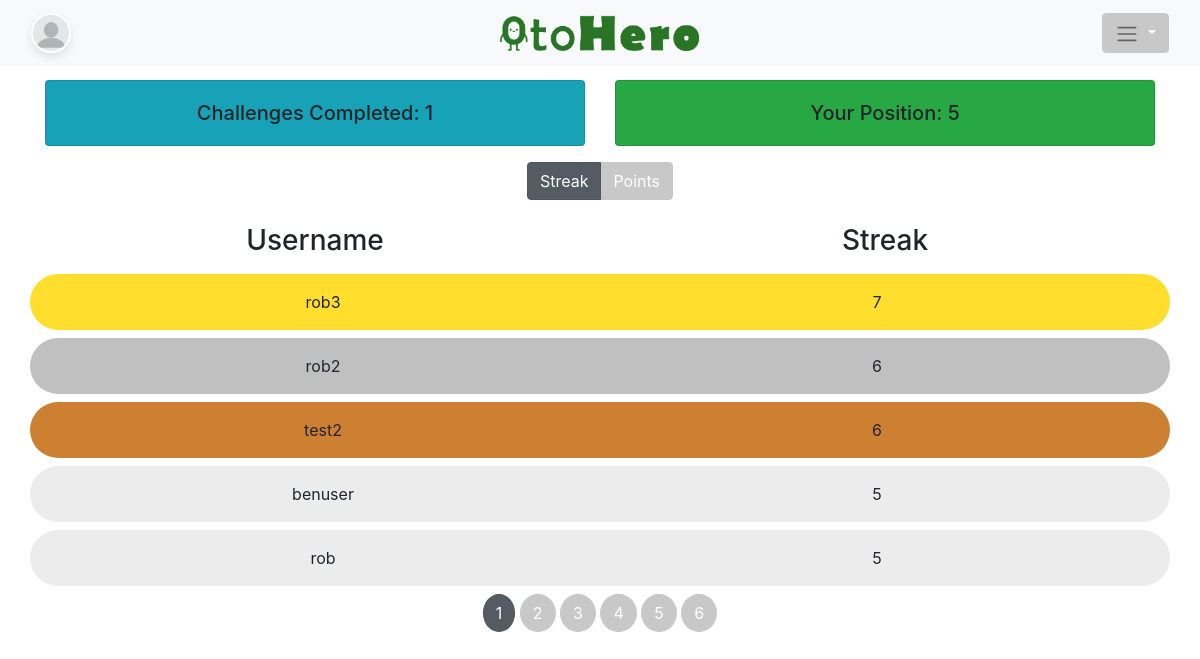
Screenshot of /project/leaderboard/ (signed in) with the database file from the repository.
### project/models.py (models this page shows)
class CustomUser(AbstractUser):
    streak = models.PositiveIntegerField(default=0)
    best_streak =  models.PositiveIntegerField(default=0)
    coins = models.PositiveIntegerField(default=0)
    profile_picture = models.CharField(max_length=25, default="blank.jpeg")
    is_gamekeeper = models.BooleanField(default=False)

### project/views.py (the view)
# urls.py: path('leaderboard/', views.leaderboard, name='leaderboard'),
@login_required
def leaderboard(request, metric="streak"):
    users = CustomUser.objects.all()
    users_by_streak = list(users.order_by("-streak"))
    position_of_current_user = 0
    past_current_user = False
    data = []
    entries_per_page = 5
    for i, user in enumerate(users_by_streak):
        if i != 0 and user.streak != users_by_streak[i - 1].streak and not past_current_user:
            position_of_current_user += 1
            if user == request.user:
                past_current_user = True
        user_challenges = UserChallenges.objects.filter(user=user)
        overall_user_points = 0
        this_week_points = 0
        last_week_points = 0
        this_months_points = 0
        last_months_points = 0
        for uc in user_challenges:
            datetime_now = datetime.now()
            if uc.submitted.isocalendar()[1] == datetime_now.isocalendar()[1]:
                this_week_points += uc.points
            elif uc.submitted.isocalendar()[1] - 1 == datetime_now.isocalendar()[1] - 1:
                last_week_points += uc.points
            if uc.submitted.month == datetime_now.month:
                this_months_points += uc.points
            elif uc.submitted.month - 1 == datetime_now.month - 1:
                last_months_points += uc.points
            overall_user_points += uc.points
        data.append({
            "username": user.username,
            "streak": user.streak,
            "points": overall_user_points if overall_user_points else 0,
            "this weeks points": this_week_points,
            "last weeks points": last_week_points,
            "this months points": this_months_points,
            "last months points": last_months_points
        })
    context = {
        'entries': data,
        'user_position': position_of_current_user + 1,
        'first_page': data[:5],
        'num_pages': range(math.ceil(len(users) / entries_per_page)),
        'num_challenges_completed': {
            "username": request.user.username,
            "challenges_completed": UserChallenges.objects.filter(user=request.user).count(),
            "challenges_completed this weeks points": UserChallenges.objects.filter(user=request.user, submitted__week=
            datetime.now().isocalendar()[1]).count(),
            "challenges_completed this months points": UserChallenges.objects.filter(user=request.user,
                                                                                     submitted__month=datetime.now().month).count()
        }
    }
    return render(request, 'project/leaderboard.html', context)

### project/templates/project/leaderboard.html (shortened to what this page needs)
{% extends 'base.html' %}
{% block content %}
<div class="leaderboard-container">
    <div class="container mt-3">
        <div class="row">
            <div class="col">
                <div class="card bg-info">
                    <div class="card-body">
                        <h5 class="card-text" id="challenges_completed_text">Challenges Completed: {{num_challenges_completed.challenges_completed}}</h5>
                    </div>
                </div>
            </div>
            <div class="col">
                <div class="card bg-success">
                    <div class="card-body">
                        <h5 class="card-text" id="position_text">Your Position: {{user_position}}</h5>
                    </div>
                </div>
            </div>
        </div>
    </div>
    <div class="btn-group btn-group-toggle mt-3" data-toggle="buttons">
        <label id="streak_button" class="btn btn-secondary active ">
            <input type="radio" name="leaderboard_options" id="streak_button" checked> Streak
        </label>
        <label id="points_button" class="btn btn-secondary " data-target="#point_button_options" aria-expanded="false" aria-controls="point_button_options">
            <input type="radio" name="leaderboard_options"> Points
        </label>
    </div>
    <div class="container mt-4">
        <div class="row ">
            <div class="col">
                <h3>Username</h3>
            </div>
            <div class="col">
                <h3 id="table_heading">Streak</h3>
            </div>
        </div>
        <div id="table-contents">
            {% for entry in first_page %}
                <div class="row rounded-pill my-2 p-3 leaderboard {% if forloop.first %} leaderboard-first {% elif forloop.counter0 == 1 %}leaderboard-second{% elif forloop.counter0 == 2 %}leaderboard-third{% else %}leaderboard-other{% endif %}">
                    <div class="col">
                        {{ entry.username }}
                    </div>
                    <div class="col">
                        {{entry.streak}}
                    </div>
                </div>
            {% empty %}
                <li>No data available</li>
            {% endfor %}
        </div>
    </div>
    <div class="btn-group-toggle mt-2 " data-toggle="buttons">
    {% for pageNumber in num_pages%}
        <label class="btn btn-secondary active rounded-circle">
            {% if forloop.first %}
                <input onclick="changeDataDisplayed( '{{forloop.counter0}}' )" type="radio" name="options" id="streak_button" checked> {{forloop.counter0|add:"1"}}
            {% else %}
                <input onclick="changeDataDisplayed( '{{forloop.counter0}}' )" type="radio" name="options" id="streak_button"> {{forloop.counter0|add:"1"}}
            {% endif %}
        </label>
        {% empty %}
            <label class="btn btn-secondary active">
                <input type="radio" name="options" checked> 1
            </label>
    {% endfor %}
    </div>
</div>
{% endblock %}

### project/templates/project/navbar.html (shortened to what this page needs)
<nav class="navbar navbar-expand-lg navbar-light bg-light fixed-top">
  <div class="container-fluid d-flex justify-content-between">
    {% load static %}
    {% if request.user.is_authenticated %}
    <a class="navbar-brand" href="{% url 'profile' request.user.username %}">
      <img src="{% static 'project/'|add:request.user.profile_picture%}" alt="Profile" style="width: 40px; height: 40px; border-radius: 50%;">
    </a>
    {% endif %}
    <a class="navbar-logo mx-auto" href="{% url 'home' %}" style="position: absolute; left: 50%; transform: translateX(-50%);">
      <img src="{% static 'project/brand_logo.png' %}" alt="AppName" style="height: 40px;">
    </a>
    <div class="nav-item dropdown">
      <button class="btn btn-secondary dropdown-toggle" type="button" id="dropdownMenuButton" data-toggle="dropdown" aria-haspopup="true" aria-expanded="false">
          <span class="navbar-toggler-icon"></span>
      </button>
      </div>
    </div>
  </nav>

### project/static/project/css/styles.css (style rules this page uses)
* { box-sizing: border-box; margin: 0; padding: 0; }
.navbar-brand img { width: 60px; height: 60px; border-radius: 50%; object-fit: cover; border: 2px solid #ffffff; box-shadow: 0px 4px 8px rgba(0, 0, 0, 0.1); }
.btn-secondary { background-color: #c7c8c7; border-color: #c7c8c7; }
.leaderboard-container { text-align: center; margin-top: 80px; }
.leaderboard { list-style: none; padding: 0; }
.leaderboard-first { background-color: #FFDE2E; }
.leaderboard-second { background-color: #c0c0c0; }
.leaderboard-third { background-color: #cd7f32 }
.leaderboard-other { background-color: #ececec; }

### rows the page displays
CustomUser: profile_picture (placeholder picture)
CustomUser: username "rob3"
CustomUser: username "rob2"
CustomUser: username "test2"
CustomUser: username "benuser"
CustomUser: username "rob"

### other values shown
{{ num_challenges_completed.challenges_completed }} "1"
{{ user_position }} "5"
{{ entry.streak }} "7" "6" "6" "5" "5"
